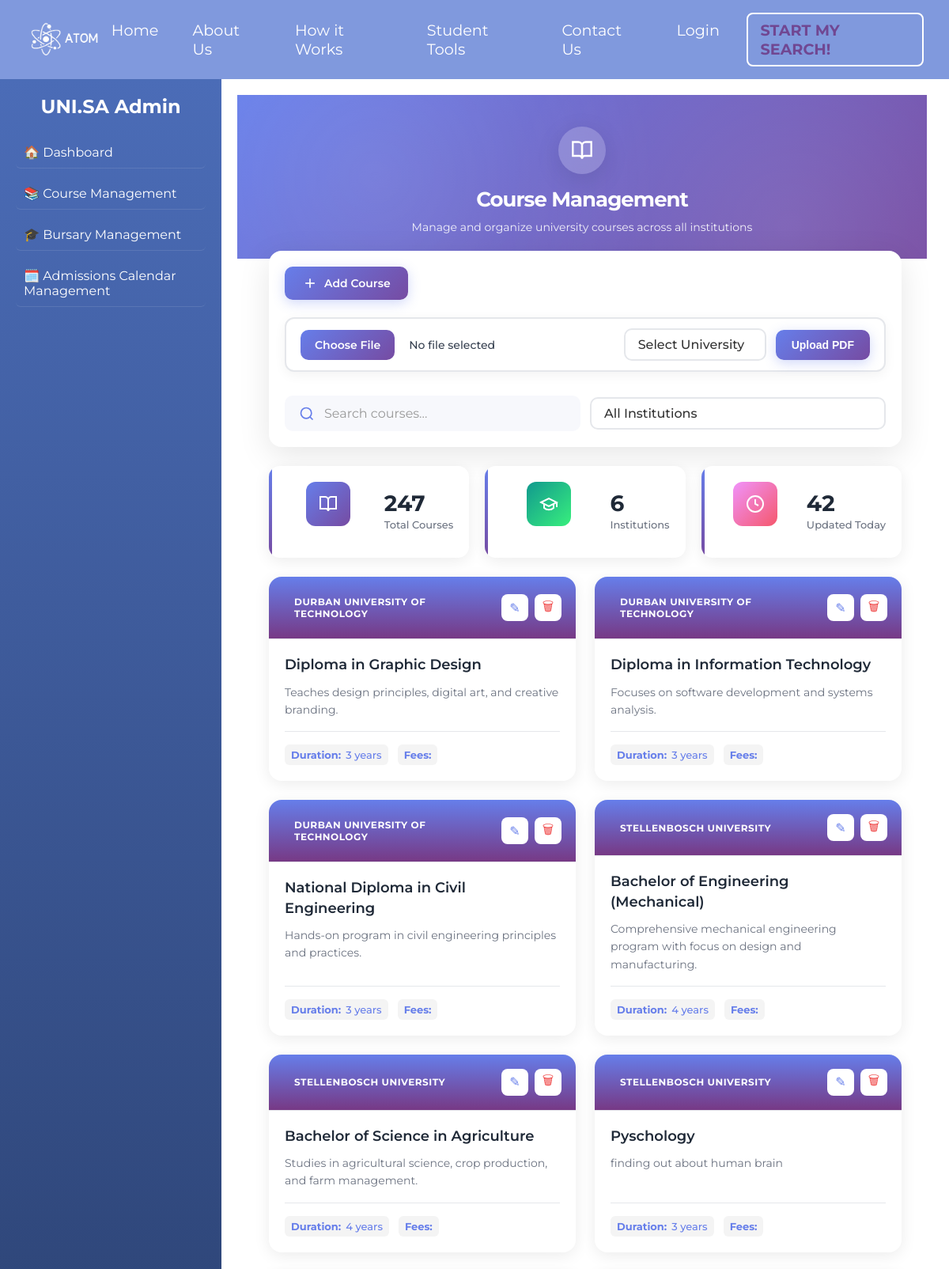
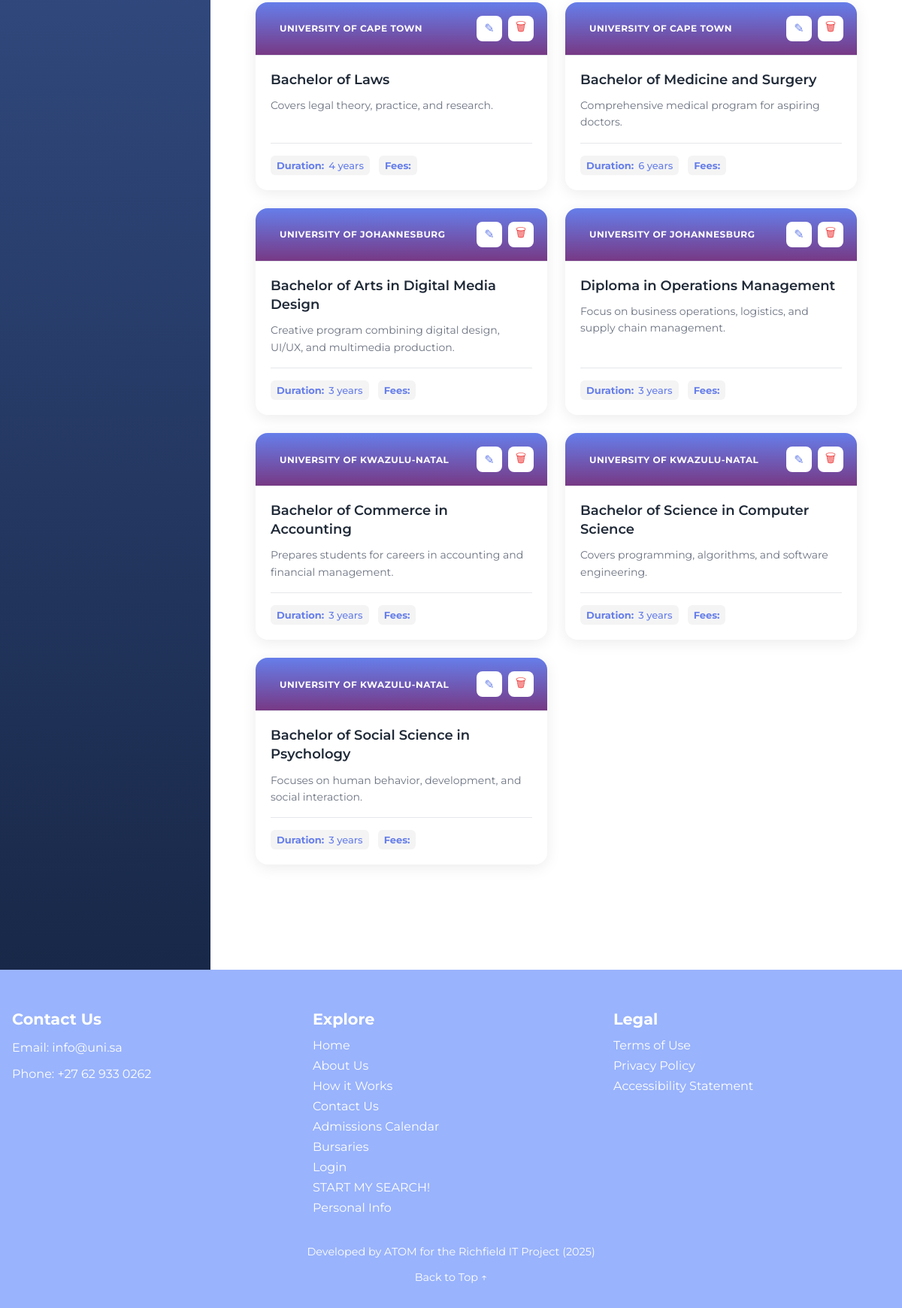
The page /courses/manage on the database its author committed (2 pictures, top to bottom).
### Database/models.py (models this page shows)
class University(db.Model):
    __tablename__ = 'university'
    university_id = db.Column(db.Integer, primary_key=True)
    name = db.Column(db.String(200), unique=True, nullable=False)
    city = db.Column(db.String(100), nullable=False)
    province_state = db.Column(db.String(100), nullable=False)
    programs = db.relationship('Program', backref='university', lazy=True)

class Program(db.Model):
    __tablename__ = 'program'
    program_id = db.Column(db.Integer, primary_key=True)
    university_id = db.Column(db.Integer, db.ForeignKey('university.university_id'), nullable=False)
    program_name = db.Column(db.String(200), nullable=False)
    degree_type = db.Column(db.String(50))
    duration_years = db.Column(db.Integer)
    description = db.Column(db.Text)
    fees = db.Column(db.String(50))  # NEW: Tuition fees
    location = db.Column(db.String(100))        # NEW
    study_mode = db.Column(db.String(20))      # NEW
    __table_args__ = (db.UniqueConstraint('university_id', 'program_name', name='_program_name_uc'),)
    requirements = db.relationship('Requirement', backref='program', lazy=True)
    applications = db.relationship('Application', backref='program', lazy=True)

### routes/courses.py (the view)
@courses.route('/manage')
def manage_courses():
    universities = University.query.all()
    courses = db.session.query(Program, University)\
        .join(University)\
        .order_by(University.name, Program.program_name)\
        .all()
    course_list = []
    for program, university in courses:
        requirements = Requirement.query.filter_by(program_id=program.program_id).all()
        course_list.append({
            'id': program.program_id,
            'title': program.program_name,
            'description': program.description,
            'college': university.name,
            'college_id': university.university_id,
            'duration': f"{program.duration_years} years",
            'degree_type': program.degree_type,
            'location': program.location,
            'study_mode': program.study_mode,
            'requirements': requirements
        })
    return render_template('Admin/course_management.html',
                         courses=course_list,
                         universities=universities)

### templates/Admin/course_management.html (shortened to what this page needs)
{% extends 'Admin/admin.html' %}
{% set active_page = 'courses' %}
{% block head_extras %}
  <link rel="stylesheet" href="{{ url_for('static', filename='css/course_mangement.css') }}">
  <link rel="stylesheet" href="{{ url_for('static', filename='css/admin.css') }}">
{% endblock %}
{% block admin_content %}
<div class="course-management-wrapper">
  <div class="hero-section">
    <div class="hero-content">
      <div class="hero-icon">
        <svg xmlns="http://www.w3.org/2000/svg" width="64" height="64" viewBox="0 0 24 24" fill="none" stroke="currentColor" stroke-width="2">
          <path d="M2 3h6a4 4 0 0 1 4 4v14a3 3 0 0 0-3-3H2z"></path>
          <path d="M22 3h-6a4 4 0 0 0-4 4v14a3 3 0 0 1 3-3h7z"></path>
        </svg>
      </div>
      <h1 class="hero-title">Course Management</h1>
      <p class="hero-subtitle">Manage and organize university courses across all institutions</p>
    </div>
  </div>
  <div class="content-container">
    <div class="control-panel">
      <div class="control-left">
        <button class="btn-primary" onclick="openAddModal()">
          <svg xmlns="http://www.w3.org/2000/svg" width="20" height="20" viewBox="0 0 24 24" fill="none" stroke="currentColor" stroke-width="2">
            <line x1="12" y1="5" x2="12" y2="19"></line>
            <line x1="5" y1="12" x2="19" y2="12"></line>
          </svg>
          Add Course
        </button>
<div class="upload-section">
  <label for="pdfUpload" class="choose-file-btn">Choose File</label>
  <span class="file-name" id="fileName">No file selected</span>
  <select id="pdfUniversity" style="margin-left:10px;">
    <option value="">Select University</option>
  </select>
  <button id="uploadPDFBtn">Upload PDF</button>
</div>
      </div>
      <div class="control-right">
        <div class="search-box">
          <svg xmlns="http://www.w3.org/2000/svg" width="20" height="20" viewBox="0 0 24 24" fill="none" stroke="currentColor" stroke-width="2">
            <circle cx="11" cy="11" r="8"></circle>
            <path d="m21 21-4.35-4.35"></path>
          </svg>
          <input type="text" id="searchInput" placeholder="Search courses..." onkeyup="searchCourses()">
        </div>
        <select id="collegeFilter" class="filter-select" onchange="filterCourses()" aria-label="Filter">
          <option value="all">All Institutions</option>
        </select>
      </div>
    </div>
    <div class="stats-grid">
      <div class="stat-card stat-primary">
        <div class="stat-icon">
          <svg xmlns="http://www.w3.org/2000/svg" width="24" height="24" viewBox="0 0 24 24" fill="none" stroke="currentColor" stroke-width="2">
            <path d="M2 3h6a4 4 0 0 1 4 4v14a3 3 0 0 0-3-3H2z"></path>
            <path d="M22 3h-6a4 4 0 0 0-4 4v14a3 3 0 0 1 3-3h7z"></path>
          </svg>
        </div>
        <div class="stat-info">
          <h3 class="stat-number">247</h3>
          <p class="stat-label">Total Courses</p>
        </div>
      </div>
      <div class="stat-card stat-success">
        <div class="stat-icon">
          <svg xmlns="http://www.w3.org/2000/svg" width="24" height="24" viewBox="0 0 24 24" fill="none" stroke="currentColor" stroke-width="2">
            <path d="M22 10v6M2 10l10-5 10 5-10 5z"></path>
            <path d="M6 12v5c3 3 9 3 12 0v-5"></path>
          </svg>
        </div>
        <div class="stat-info">
          <h3 class="stat-number">6</h3>
          <p class="stat-label">Institutions</p>
        </div>
      </div>
      <div class="stat-card stat-warning">
        <div class="stat-icon">
          <svg xmlns="http://www.w3.org/2000/svg" width="24" height="24" viewBox="0 0 24 24" fill="none" stroke="currentColor" stroke-width="2">
            <circle cx="12" cy="12" r="10"></circle>
            <polyline points="12 6 12 12 16 14"></polyline>
          </svg>
        </div>
        <div class="stat-info">
          <h3 class="stat-number">42</h3>
          <p class="stat-label">Updated Today</p>
        </div>
      </div>
    </div>
    <div class="courses-grid">
      {% for course in courses %}
      <div class="course-card" data-college="{{ course.college }}">
        <div class="card-header">
          <span class="college-badge badge-{{ course.college | lower }}">{{ course.college }}</span>
          <div class="card-actions">
            <button class="btn-icon btn-edit" data-id="{{ course.id }}">✎</button>
            <button class="btn-icon btn-delete" data-id="{{ course.id }}">🗑</button>
          </div>
        </div>
        <div class="card-body">
          <h3 class="course-title">{{ course.title }}</h3>
          <p class="course-description">{{ course.description }}</p>
          <div class="course-meta">
            <div class="meta-item"><strong>Duration:</strong> {{ course.duration }}</div>
            <div class="meta-item"><strong>Fees:</strong> {{ course.fees }}</div>
          </div>
        </div>
      </div>
      {% endfor %}
    </div>
{% endblock %}

### templates/Admin/admin.html (shortened to what this page needs)
{% extends 'base.html' %} {% block title %}Admin Panel | Uni.sa{% endblock %}  {% block content %}
<div class="admin-dashboard">
  <aside class="sidebar">
    <h2 class="logo">UNI.SA Admin</h2>
    <nav class="sidebar-nav">
      <a href="{{ url_for('admin') }}" class="nav-item">🏠 Dashboard</a>
      <a href="{{ url_for('course_management') }}" class="nav-item"
        >📚 Course Management</a
      >
      <a href="{{ url_for('bursary_management') }}" class="nav-item"
        >🎓 Bursary Management</a
      >
      <a href="{{ url_for('admissions_calendar_management') }}" class="nav-item"
        >🗓️ Admissions Calendar Management</a
      >
    </nav>
  </aside>
  <main class="dashboard-content">
    {% block admin_content %}{% endblock %}
  </main>
</div>
{% endblock %}

### templates/base.html (shortened to what this page needs)
<!DOCTYPE html>
<html lang="en">
  <head>
<head>
  <link rel="stylesheet" href="{{ url_for('static', filename='styles.css') }}" />
  <link rel="stylesheet" href="{{url_for('static', filename='css/chat.css')}}" />
  <link rel="stylesheet" href="{{ url_for('static', filename='css/mobile-fixes.css') }}">
  <link rel="stylesheet" href="{{ url_for('static', filename='css/mobile-menu.css') }}">
    <link
      rel="stylesheet"
      href="https://cdnjs.cloudflare.com/ajax/libs/font-awesome/6.4.0/css/all.min.css"
    />
    <link
      rel="stylesheet"
      href="{{ url_for('static', filename='styles.css') }}"
    />
    <link
      rel="stylesheet"
      href="{{url_for('static', filename='css/chat.css')}}"
    />
    {% block head_extras %}{% endblock %}
  </head>
  <body>
    <nav class="navbar">
      <a href="{{ url_for('home_page') }}"
        ><img
          class="logo"
          src="{{ url_for('static', filename='img/atom-removebg-preview.png') }}"
          alt="uni.sa"
      /></a>
    <ul>
        <li><a href="{{ url_for('home_page') }}" class="underline">Home</a></li>
        <li><a href="{{ url_for('about') }}" class="underline">About Us</a></li>
        <li>
          <a href="{{ url_for('how_it_works') }}" class="underline"
            >How it Works</a
          >
        </li>
        <li class="dropdown">
          <a href="#">Student Tools</a>
        </li>
        <li>
          <a href="{{ url_for('contact') }}" class="underline">Contact Us</a>
        </li>
        {% if session.get('is_admin') %}
        <li>
          <a href="{{ url_for('admin_logout') }}" class="underline">Logout</a>
        </li>
        {% elif session.get('name') %}
        <li><a href="{{ url_for('logout') }}" class="underline">Logout</a></li>
        {% else %}
        <li><a href="{{ url_for('login') }}" class="underline">Login</a></li>
        {% endif %}
        <li>
          <a href="{{ url_for('start_search') }}" class="special-link"
            >START MY SEARCH!</a
          >
        </li>
      </ul>
    </nav>
    {% block content %}{% endblock %}
    <footer>
      <div class="footer-container">
        <div class="footer-section contact">
          <h3>Contact Us</h3>
          <p>Email: <a href="mailto:tmothilall07@gmail.com">info@uni.sa</a></p>
          <p>Phone: +27 62 933 0262</p>
        </div>
        <div class="footer-section explore">
          <h3>Explore</h3>
          <ul>
            <li><a href="{{ url_for('home_page') }}">Home</a></li>
            <li><a href="{{ url_for('about') }}">About Us</a></li>
            <li><a href="{{ url_for('how_it_works') }}">How it Works</a></li>
            <li><a href="{{ url_for('contact') }}">Contact Us</a></li>
            <li>
              <a href="{{ url_for('admissions') }}">Admissions Calendar</a>
            </li>
            <li><a href="{{ url_for('bursaries') }}">Bursaries</a></li>
            <li><a href="{{ url_for('login') }}">Login</a></li>
            <li>
              <a href="{{ url_for('start_search') }}">START MY SEARCH!</a>
            </li>
            <li><a href="{{ url_for('personal_info') }}">Personal Info</a></li>
          </ul>
        </div>
        <div class="footer-section legal">
          <h3>Legal</h3>
          <ul>
            <li><a href="{{ url_for('terms') }}">Terms of Use</a></li>
            <li><a href="{{ url_for('privacy') }}">Privacy Policy</a></li>
            <li><a href="#">Accessibility Statement</a></li>
          </ul>
        </div>
      </div>
      <p class="footer-bottom">
        Developed by ATOM for the Richfield IT Project (2025)
      </p>
      <a href="#top" class="back-to-top">Back to Top ↑</a>
    </footer>
  </body>
</html>

### static/styles.css (style rules this page uses)
body { font-family: 'Montserrat', sans-serif; margin: 0; padding: 0; }
.navbar { background: #8099dd; color: #fff; padding: 1rem 2rem; display: flex; align-items: center; justify-content: space-between; }
.navbar .logo { font-size: 2rem; font-weight: bold; letter-spacing: 2px; height: 55px; width: auto; }
.navbar a .logo { transition: transform 0.3s; }
.navbar ul { list-style: none; display: flex; gap: 1.5rem; margin: 0; padding: 0; }
.navbar ul li { position: relative; }
.navbar ul li a { color: #ffffff; text-decoration: none; font-size: 1.2rem; position: relative; padding: 10px 0.6rem; transition: color 0.2s; display: inline-block; }
.navbar ul li a.underline::after { content: ""; position: absolute; left: 0; bottom: 0; width: 0; height: 2px; background-color: #7d2ed8; transition: width 0.3s ease-in-out; }
.navbar ul li a.special-link { border: 2px solid #ffffff; color: #704792; padding: 0.5rem 1rem; border-radius: 8px; font-weight: bold; text-decoration: none; transition: background 0.3s, color 0.3s, transform 0.3s; }
.dropdown { position: relative; }
footer { background-color: #99b3fc; color: white; padding: 2rem 1rem; text-align: left; font-family: 'Montserrat', sans-serif; }
.footer-container { display: flex; flex-wrap: wrap; gap: 2rem; justify-content: space-between; }
.footer-section { flex: 1 1 200px; }
.footer-section h3 { font-size: 1.3rem; margin-bottom: 0.8rem; color: white; }
.footer-section ul { list-style: none; padding: 0; margin: 0; }
.footer-section ul li { margin-bottom: 0.5rem; }
.footer-section a { color: white; text-decoration: none; transition: color 0.3s; }
.footer-bottom { margin-top: 2rem; text-align: center; font-size: 0.9rem; }
.back-to-top { display: block; margin: 1rem auto 0 auto; text-align: center; color: white; text-decoration: none; font-size: 0.9rem; }
.stat-icon { width: 70px; height: 70px; margin: 0 auto 20px; border-radius: 50%; display: flex; align-items: center; justify-content: center; transition: all 0.3s ease; }
.stat-number { font-size: 72px; font-weight: 800; color: #6B21A8; line-height: 1; display: inline-block; }
.stat-label { font-size: 16px; color: #4B5563; font-weight: 600; margin-top: 16px; line-height: 1.5; }

### static/css/chat.css (style rules this page uses)
:root { --atom-bg: transparent; --atom-border: rgba(255, 255, 255, 0.15); --atom-glow: rgba(173, 130, 255, 0.6); --atom-accent: #b28ef5; --atom-text: #f3f3f3; --atom-subtext: #b8b8b8; --atom-gradient: linear-gradient(135deg, #b28ef5, #8ab4f8); }

### static/css/mobile-menu.css (style rules this page uses)
.mobile-menu { display: none; }

### static/css/admin.css (style rules this page uses)
.admin-dashboard { display: flex; min-height: 100vh; font-family: 'Montserrat', sans-serif; }
.sidebar { background: linear-gradient(180deg, #4b6cb7, #182848); color: white; width: 240px; padding: 20px; display: flex; flex-direction: column; }
.sidebar .logo { font-size: 1.5em; margin-bottom: 1em; }
.sidebar-nav { display: flex; flex-direction: column; gap: 12px; }
.sidebar-nav .nav-item { color: white; text-decoration: none; padding: 10px; border-radius: 6px; transition: background 0.3s; }
.dashboard-content { flex: 1; color: purple; padding: 40px; }

### rows shown on the page
University: college "DURBAN UNIVERSITY OF TECHNOLOGY" "DURBAN UNIVERSITY OF TECHNOLOGY" "DURBAN UNIVERSITY OF TECHNOLOGY"
Program: title "Diploma in Graphic Design", description "Teaches design principles, digital art, and creative branding."
Program: title "Diploma in Information Technology", description "Focuses on software development and systems analysis."
Program: title "National Diploma in Civil Engineering", description "Hands-on program in civil engineering principles and practices."
University: college "STELLENBOSCH UNIVERSITY" "STELLENBOSCH UNIVERSITY" "STELLENBOSCH UNIVERSITY"
Program: title "Bachelor of Engineering (Mechanical)", description "Comprehensive mechanical engineering program with focus on design and manufacturing."
Program: title "Bachelor of Science in Agriculture", description "Studies in agricultural science, crop production, and farm management."
Program: title "Pyschology", description "finding out about human brain"
University: college "UNIVERSITY OF CAPE TOWN" "UNIVERSITY OF CAPE TOWN"
Program: title "Bachelor of Laws", description "Covers legal theory, practice, and research."
Program: title "Bachelor of Medicine and Surgery", description "Comprehensive medical program for aspiring doctors."
University: college "UNIVERSITY OF JOHANNESBURG" "UNIVERSITY OF JOHANNESBURG"
Program: title "Bachelor of Arts in Digital Media Design", description "Creative program combining digital design, UI/UX, and multimedia production."
Program: title "Diploma in Operations Management", description "Focus on business operations, logistics, and supply chain management."
University: college "UNIVERSITY OF KWAZULU-NATAL" "UNIVERSITY OF KWAZULU-NATAL" "UNIVERSITY OF KWAZULU-NATAL"
Program: title "Bachelor of Commerce in Accounting", description "Prepares students for careers in accounting and financial management."
Program: title "Bachelor of Science in Computer Science", description "Covers programming, algorithms, and software engineering."
Program: title "Bachelor of Social Science in Psychology", description "Focuses on human behavior, development, and social interaction."

### other values the page prints
{{ course.duration }} "3 years" "3 years" "3 years" "4 years" "4 years" "3 years" "4 years" "6 years" "3 years" "3 years" "3 years" "3 years" "3 years"
